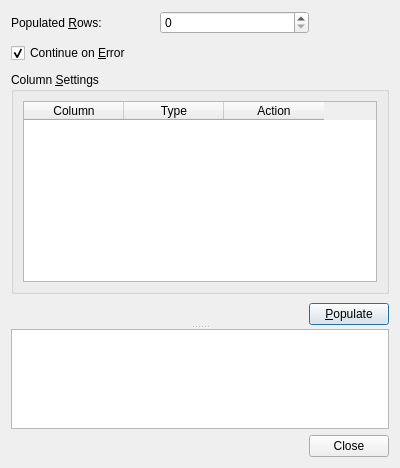
<ui version="4.0" >
 <class>PopulatorDialog</class>
 <widget class="QDialog" name="PopulatorDialog" >
  <property name="geometry" >
   <rect>
    <x>0</x>
    <y>0</y>
    <width>400</width>
    <height>468</height>
   </rect>
  </property>
  <property name="windowTitle" >
   <string>Populate Table</string>
  </property>
  <layout class="QGridLayout" >
   <item row="0" column="0" >
    <widget class="QSplitter" name="splitter" >
     <property name="orientation" >
      <enum>Qt::Vertical</enum>
     </property>
     <widget class="QWidget" native="1" name="widget" >
      <layout class="QGridLayout" >
       <property name="leftMargin" >
        <number>0</number>
       </property>
       <property name="topMargin" >
        <number>0</number>
       </property>
       <property name="rightMargin" >
        <number>0</number>
       </property>
       <property name="bottomMargin" >
        <number>0</number>
       </property>
       <property name="horizontalSpacing" >
        <number>0</number>
       </property>
       <property name="verticalSpacing" >
        <number>9</number>
       </property>
       <item row="0" column="0" >
        <layout class="QHBoxLayout" >
         <item>
          <widget class="QLabel" name="label" >
           <property name="text" >
            <string>Populated &amp;Rows:</string>
           </property>
           <property name="buddy" >
            <cstring>spinBox</cstring>
           </property>
          </widget>
         </item>
         <item>
          <widget class="QSpinBox" name="spinBox" >
           <property name="maximum" >
            <number>1000</number>
           </property>
          </widget>
         </item>
        </layout>
       </item>
       <item row="2" column="0" colspan="2" >
        <widget class="QGroupBox" name="groupBox" >
         <property name="title" >
          <string>Column &amp;Settings</string>
         </property>
         <layout class="QGridLayout" >
          <item row="0" column="0" >
           <widget class="QTableWidget" name="columnTable" >
            <property name="alternatingRowColors" >
             <bool>true</bool>
            </property>
            <property name="selectionMode" >
             <enum>QAbstractItemView::SingleSelection</enum>
            </property>
            <property name="selectionBehavior" >
             <enum>QAbstractItemView::SelectRows</enum>
            </property>
            <property name="columnCount" >
             <number>3</number>
            </property>
            <column>
             <property name="text" >
              <string>Column</string>
             </property>
            </column>
            <column>
             <property name="text" >
              <string>Type</string>
             </property>
            </column>
            <column>
             <property name="text" >
              <string>Action</string>
             </property>
            </column>
           </widget>
          </item>
         </layout>
        </widget>
       </item>
       <item row="3" column="0" >
        <spacer>
         <property name="orientation" >
          <enum>Qt::Horizontal</enum>
         </property>
         <property name="sizeHint" >
          <size>
           <width>40</width>
           <height>20</height>
          </size>
         </property>
        </spacer>
       </item>
       <item row="3" column="1" >
        <widget class="QPushButton" name="populateButton" >
         <property name="text" >
          <string>&amp;Populate</string>
         </property>
        </widget>
       </item>
       <item row="1" column="0" >
        <widget class="QCheckBox" name="constraintBox" >
         <property name="text" >
          <string>Continue on &amp;Error</string>
         </property>
         <property name="checked" >
          <bool>true</bool>
         </property>
        </widget>
       </item>
      </layout>
     </widget>
     <widget class="QTextBrowser" name="textBrowser" >
      <property name="minimumSize" >
       <size>
        <width>0</width>
        <height>100</height>
       </size>
      </property>
      <property name="maximumSize" >
       <size>
        <width>16777215</width>
        <height>100</height>
       </size>
      </property>
     </widget>
    </widget>
   </item>
   <item row="1" column="0" >
    <widget class="QDialogButtonBox" name="buttonBox" >
     <property name="orientation" >
      <enum>Qt::Horizontal</enum>
     </property>
     <property name="standardButtons" >
      <set>QDialogButtonBox::Close</set>
     </property>
    </widget>
   </item>
  </layout>
 </widget>
 <resources/>
 <connections>
  <connection>
   <sender>buttonBox</sender>
   <signal>accepted()</signal>
   <receiver>PopulatorDialog</receiver>
   <slot>accept()</slot>
   <hints>
    <hint type="sourcelabel" >
     <x>248</x>
     <y>254</y>
    </hint>
    <hint type="destinationlabel" >
     <x>157</x>
     <y>274</y>
    </hint>
   </hints>
  </connection>
  <connection>
   <sender>buttonBox</sender>
   <signal>rejected()</signal>
   <receiver>PopulatorDialog</receiver>
   <slot>reject()</slot>
   <hints>
    <hint type="sourcelabel" >
     <x>316</x>
     <y>260</y>
    </hint>
    <hint type="destinationlabel" >
     <x>286</x>
     <y>274</y>
    </hint>
   </hints>
  </connection>
 </connections>
</ui>
